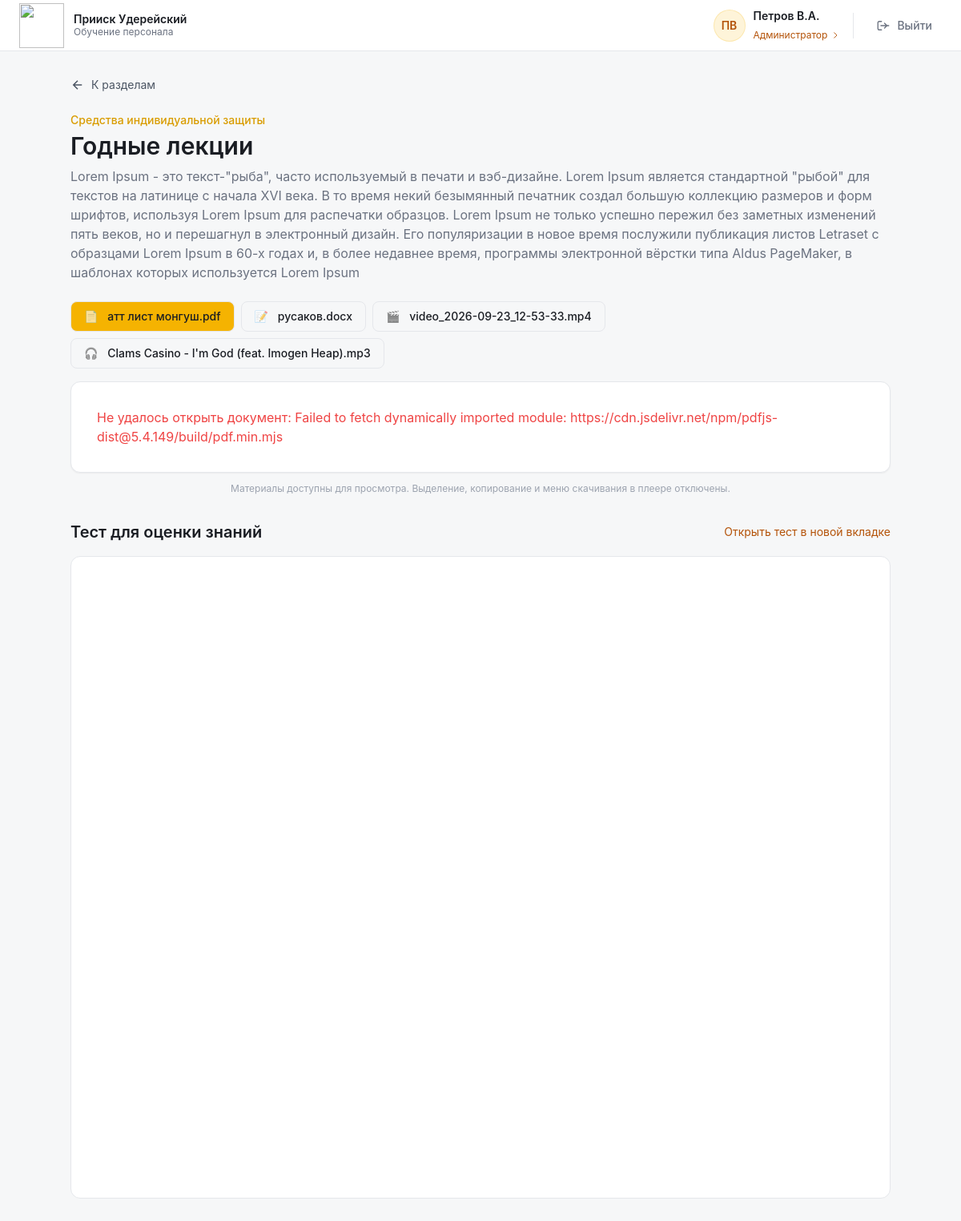
Page /lecture/1/ (signed in) on the committed database.
### player/models.py (models this page shows, shortened)
class Lecture(models.Model):
    section = models.ForeignKey(Section, on_delete=models.CASCADE, related_name='lectures', verbose_name='Раздел')
    title = models.CharField('Название лекции', max_length=200)
    description = models.TextField('Описание', blank=True)
    test_url = models.URLField('Ссылка на тест для оценки знаний', max_length=2000, blank=True)
    order = models.PositiveIntegerField('Порядок', default=0)
    class Meta:
        verbose_name = 'Лекция'
        verbose_name_plural = 'Лекции'
        ordering = ['order', 'id']
    @property
    def test_embed(self):
        if not self.test_url:
            return None
        parts = urlsplit(self.test_url)
        form = re.fullmatch(r'/(?:cloud/)?u/([a-zA-Z0-9_-]+)/?', parts.path)
        if parts.hostname in ('forms.yandex.ru', 'forms.yandex.com') and form:
            query = [(key, value) for key, value in parse_qsl(parts.query, keep_blank_values=True)
                     if key != 'iframe']
            query.append(('iframe', '1'))
            return {
                'url': urlunsplit(('https', parts.hostname, parts.path, urlencode(query), parts.fragment)),
                'name': f'ya-form-{form.group(1)}',
                'script': f'https://{parts.hostname}/_static/embed.js',
            }
        return {'url': self.test_url, 'name': f'lecture-test-{self.pk}'}

class Section(models.Model):
    title = models.CharField('Название раздела', max_length=200)
    order = models.PositiveIntegerField('Порядок', default=0)
    class Meta:
        verbose_name = 'Раздел'
        verbose_name_plural = 'Разделы'
        ordering = ['order', 'id']

class LectureFile(models.Model):
    TYPE_CHOICES = (
        ('pdf',  'PDF'),
        ('docx', 'DOCX'),
        ('mp4',  'MP4'),
        ('mp3',  'MP3'),
    )
    lecture = models.ForeignKey(Lecture, on_delete=models.CASCADE, related_name='files', verbose_name='Лекция')
    name = models.CharField('Имя файла', max_length=255)
    file = models.FileField('Файл', upload_to='lectures/%Y/%m/')
    type = models.CharField('Тип', max_length=5, choices=TYPE_CHOICES)
    class Meta:
        verbose_name = 'Файл лекции'
        verbose_name_plural = 'Файлы лекций'

### player/views.py (the view)
# urls.py: path('lecture/<int:lecture_id>/', views.lecture_view, name='lecture'),
@login_required
def lecture_view(request, lecture_id):
    lecture = get_object_or_404(Lecture.objects.prefetch_related('files'), id=lecture_id)
    return render(request, 'player/lecture.html', {'lecture': lecture})

### player/templates/player/lecture.html (shortened to what this page needs)
{% extends "player/_authed_base.html" %}
{% load static %}
{% block content %}
<main class="flex-1 p-8 overflow-y-auto">
  <div class="max-w-5xl mx-auto">
    <a href="{% url 'player:index' %}" class="inline-flex items-center gap-2 text-sm text-gray-600 hover:text-graphite-900 mb-6">
      <svg width="18" height="18" viewBox="0 0 24 24" fill="none" stroke="currentColor" stroke-width="2"><path d="M19 12H5M12 19l-7-7 7-7"/></svg>
      К разделам
    </a>
    <div class="mb-6">
      <div class="text-sm text-amber-600 font-medium mb-1">{{ lecture.section.title }}</div>
      <h1 class="text-3xl font-semibold text-graphite-900">{{ lecture.title }}</h1>
      {% if lecture.description %}
        <p class="text-gray-500 mt-2">{{ lecture.description }}</p>
      {% endif %}
    </div>
    <div id="files-tabs" class="flex flex-wrap gap-2 mb-4">
      {% for file in lecture.files.all %}
        <button data-file-id="{{ file.id }}" data-file-type="{{ file.type }}" data-file-url="{% url 'player:serve_file' file.id %}" data-file-name="{{ file.name }}"
                class="file-tab px-4 py-2 rounded-lg text-sm font-medium border border-gray-200 hover:border-amber-500 hover:text-amber-700 transition">
          <span class="mr-2 opacity-60">
            {% if file.type == 'pdf' %}📄{% elif file.type == 'docx' %}📝{% elif file.type == 'mp4' %}🎬{% elif file.type == 'mp3' %}🎧{% endif %}
          </span>
          {{ file.name }}
        </button>
      {% endfor %}
    </div>
    <div id="viewer" tabindex="0" aria-label="Просмотр материалов лекции" class="protected-viewer bg-white rounded-xl border border-gray-200 shadow-sm min-h-[500px] relative overflow-hidden">
    </div>
    <p class="text-xs text-gray-400 mt-3 text-center">Материалы доступны для просмотра. Выделение, копирование и меню скачивания в плеере отключены.</p>
    {% with test=lecture.test_embed %}
      {% if test %}
        <section class="mt-8" aria-labelledby="lecture-test-title">
          <div class="flex flex-wrap items-center justify-between gap-3 mb-4">
            <h2 id="lecture-test-title" class="text-xl font-semibold text-graphite-900">Тест для оценки знаний</h2>
            <a href="{{ lecture.test_url }}" target="_blank" rel="noopener noreferrer" class="text-sm text-amber-700 hover:underline">Открыть тест в новой вкладке</a>
          </div>
          <div class="bg-white rounded-xl border border-gray-200 overflow-hidden">
            <iframe src="{{ test.url }}" name="{{ test.name }}" title="Тест для оценки знаний" width="100%" height="800" frameborder="0" class="block w-full border-0"></iframe>
          </div>
        </section>
      {% endif %}
    {% endwith %}
  </div>
</main>
{% endblock %}

### player/templates/player/_authed_base.html (shortened to what this page needs)
{% load static %}
<!DOCTYPE html>
<html lang="ru">
<head>
  <script src="https://cdn.tailwindcss.com"></script>
  <link rel="stylesheet" href="{% static 'css/styles.css' %}?v=2">
</head>
<body class="antialiased min-h-screen flex flex-col">
  <header class="h-16 bg-white border-b border-gray-200 flex items-center justify-between gap-3 px-3 sm:px-6 sticky top-0 z-20">
    <div class="flex items-center gap-3">
      <a href="{% url 'player:index' %}" class="flex items-center gap-3">
        <div class="w-14 h-14 rounded-lg flex items-center justify-center">
            <img src="{% static "img/logo.png" %}" class="w-14 h-14 object-contain">
        </div>
        <div class="hidden sm:block">
          <div class="text-sm font-semibold text-graphite-900 leading-tight">Прииск Удерейский</div>
          <div class="text-xs text-gray-500">Обучение персонала</div>
        </div>
      </a>
    </div>
    <div class="flex items-center gap-2 sm:gap-3 min-w-0">
      {% with name_parts=user.full_name.split %}
      <div class="flex items-center gap-2.5 min-w-0">
        <div aria-hidden="true" class="flex h-10 w-10 shrink-0 items-center justify-center rounded-full bg-amber-500/15 text-amber-700 ring-1 ring-inset ring-amber-500/20 text-sm font-semibold">
          {% if name_parts %}{{ name_parts.0|first|upper }}{{ name_parts.1|first|upper }}{% else %}{{ user.username|first|upper }}{% endif %}
        </div>
        <div class="min-w-0">
          <div class="max-w-[140px] sm:max-w-[220px] truncate text-sm font-semibold leading-5 text-graphite-900" title="{{ user.full_name|default:user.username }}">{% if name_parts %}{{ name_parts.0 }}{% if name_parts|length > 1 %} {% for part in name_parts|slice:"1:3" %}{{ part|first|upper }}.{% endfor %}{% endif %}{% else %}{{ user.username }}{% endif %}</div>
          {% if user.role == 'admin' %}
            <a href="{% url 'player:admin_panel' %}" class="inline-flex items-center gap-1 text-xs leading-4 text-amber-700 hover:text-amber-600 transition rounded focus-visible:outline-none focus-visible:ring-2 focus-visible:ring-amber-500" title="Открыть панель администратора">
              Администратор
              <svg aria-hidden="true" width="12" height="12" viewBox="0 0 24 24" fill="none" stroke="currentColor" stroke-width="1.8"><path d="m9 5 7 7-7 7"/></svg>
            </a>
          {% else %}
            <div class="text-xs leading-4 text-gray-500">Пользователь</div>
          {% endif %}
        </div>
      </div>
      {% endwith %}
      <a href="{% url 'users:logout' %}" aria-label="Выйти из аккаунта" title="Выйти из аккаунта" class="inline-flex h-10 w-10 sm:w-auto shrink-0 items-center justify-center gap-2 sm:px-3 rounded-xl text-gray-500 hover:bg-red-50 hover:text-red-600 focus-visible:outline-none focus-visible:ring-2 focus-visible:ring-amber-500 transition">
        <svg aria-hidden="true" width="18" height="18" viewBox="0 0 24 24" fill="none" stroke="currentColor" stroke-width="1.8" stroke-linecap="round" stroke-linejoin="round"><path d="M9 5H5a2 2 0 0 0-2 2v10a2 2 0 0 0 2 2h4M14 8l4 4-4 4M8 12h13"/></svg>
        <span class="hidden sm:inline text-sm font-medium">Выйти</span>
      </a>
    </div>
  </header>
  {% block content %}{% endblock %}
</body>
</html>

### static/css/styles.css (style rules this page uses)
html, body { height: 100%; }
body { font-family: 'Inter', system-ui, sans-serif; background: #f6f7f8; color: #1a1d23; }
.protected-viewer { user-select: none; -webkit-user-select: none; -moz-user-select: none; -webkit-touch-callout: none; }
#viewer.document-viewer { min-height: 0; }

### rows in the picture
Lecture: section "Средства индивидуальной защиты", title "Годные лекции", description "Lorem Ipsum - это текст-\"рыба\", часто используемый в печати и вэб-дизайне. Lorem Ipsum является стандартной \"рыбой\" для текстов на латинице с начала XVI века. В то время некий безымянный печатник создал большую коллекцию размеров и форм шрифтов, используя Lorem Ipsum для распечатки образцов. Lorem Ipsum не только успешно пережил без заметных изменений пять веков, но и перешагнул в электронный дизайн. Его популяризации в новое время послужили публикация листов Letraset с образцами Lorem Ipsum в 60-х годах и, в более недавнее время, программы электронной вёрстки типа Aldus PageMaker, в шаблонах которых используется Lorem Ipsum"
LectureFile: name "атт лист монгуш.pdf"
LectureFile: name "русаков.docx"
LectureFile: name "video_2026-09-23_12-53-33.mp4"
LectureFile: name "Clams Casino - I'm God (feat. Imogen Heap).mp3"

### other values in the picture
{{ name_parts.0|first|upper }} "П"
{{ name_parts.1|first|upper }} "В"
{{ name_parts.0 }} "Петров"
{{ part|first|upper }} "В" "А"
